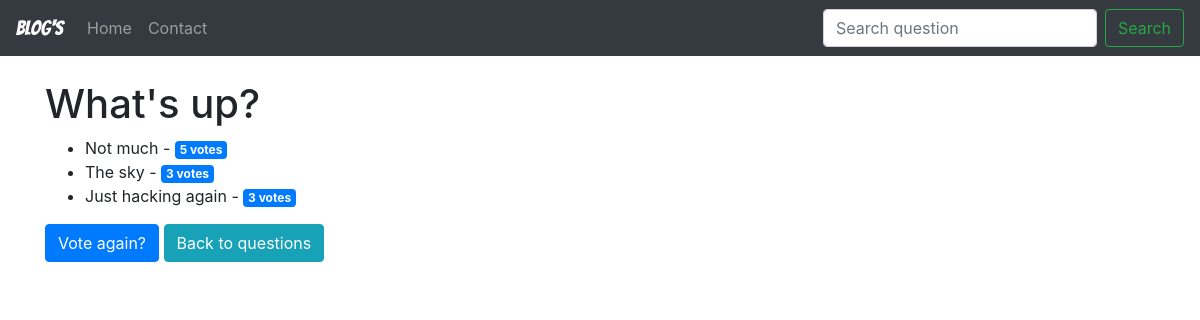
Page /polls/1/results/ on the committed database.
### polls/models.py (models this page shows, shortened)
class Question(models.Model):
    question_text = models.CharField(max_length=200)
    pub_date = models.DateTimeField('date published')

class Choice(models.Model):
    question = models.ForeignKey(Question, on_delete=models.CASCADE)
    choice_text = models.CharField(max_length=200)
    votes = models.IntegerField(default=0)

### polls/views.py (the view)
# urls.py: path('<int:question_id>/results/', views.results, name='results'),
def results(request, question_id):
    question = get_object_or_404(Question, pk=question_id)
    return render(request, 'polls/results.html', {'question': question})

### polls/templates/polls/results.html (shortened to what this page needs)
{% extends 'shared/base.html' %}
{% block content %}
<h1>{{ question.question_text }}</h1>
<ul>
{% for choice in question.choice_set.all %}
    <li>
        {{ choice.choice_text }}
        -
        <span class="badge badge-primary">
            {{ choice.votes }}
            vote{{ choice.votes|pluralize }}
        </span>
    </li>
{% endfor %}
</ul>
<a class="btn btn-primary" href="{% url 'polls:detail' question.id %}">Vote again?</a>
<a class="btn btn-info" href="{% url 'polls:index' %}">Back to questions</a>
{% endblock %}

### rows in the picture
Question: question_text "What's up?"
Choice: choice_text "Not much", votes "5"
Choice: choice_text "The sky", votes "3"
Choice: choice_text "Just hacking again", votes "3"
